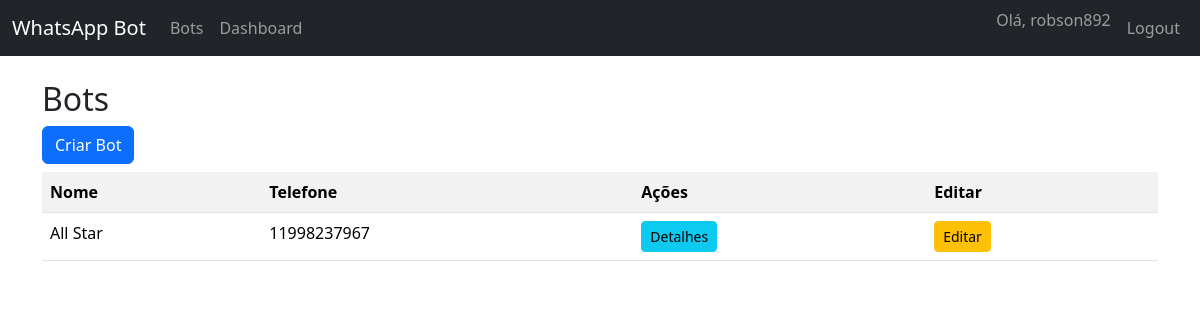
The app's page /bots/ (signed in) with its own data.
### whatsapp/models.py (models this page shows, shortened)
class User(AbstractUser):
    pass

class WhatsAppBot(models.Model):
    owner = models.ForeignKey(settings.AUTH_USER_MODEL, on_delete=models.CASCADE, null=True, blank=True)
    name = models.CharField(max_length=100, unique=True)
    phone_number = models.CharField(max_length=20)
    token = models.CharField(max_length=255)
    webhook_url = models.URLField(blank=True, null=True)
    created_at = models.DateTimeField(auto_now_add=True)

### whatsapp/views.py (the view)
# urls.py: path('bots/', views.bot_list, name='bot_list'),
@login_required
def bot_list(request):
    bots = WhatsAppBot.objects.filter(owner=request.user)
    return render(request, 'whatsapp/bot_list.html', {'bots': bots})

### whatsapp/templates/whatsapp/bot_list.html (shortened to what this page needs)
{% extends 'whatsapp/base.html' %}
{% block content %}
<h2>Bots</h2>
<a href="{% url 'bot_create' %}" class="btn btn-primary mb-2">Criar Bot</a>
<table class="table table-striped">
  <tr><th>Nome</th><th>Telefone</th><th>Ações</th><th>Editar</th></tr>
  {% for bot in bots %}
  <tr>
    <td>{{ bot.name }}</td>
    <td>{{ bot.phone_number }}</td>
    <td><a href="{% url 'bot_detail' bot.pk %}" class="btn btn-sm btn-info">Detalhes</a></td>
    <td><a href="{% url 'bot_update' bot.pk %}" class="btn btn-sm btn-warning">Editar</a></td>
  </tr>
  {% endfor %}
</table>
{% endblock %}

### whatsapp/templates/whatsapp/base.html (shortened to what this page needs)
<!DOCTYPE html>
<html lang="pt-br">
<head>
  <link href="https://cdn.jsdelivr.net/npm/bootstrap@5.3.1/dist/css/bootstrap.min.css" rel="stylesheet">
</head>
<body>
<nav class="navbar navbar-expand-lg navbar-dark bg-dark mb-4">
  <div class="container-fluid">
    <a class="navbar-brand" href="{% url 'dashboard' %}">WhatsApp Bot</a>
    <div class="collapse navbar-collapse" id="navbarNav">
      <ul class="navbar-nav me-auto">
        <li class="nav-item"><a class="nav-link" href="{% url 'bot_list' %}">Bots</a></li>
        <li class="nav-item"><a class="nav-link" href="{% url 'dashboard' %}">Dashboard</a></li>
      </ul>
      <ul class="navbar-nav ms-auto">
        {% if user.is_authenticated %}
    <li class="nav-item">
        <span class="navbar-text me-2">
            Olá, {{ user.get_full_name|default:user.username }}
        </span>
    </li>
    <li class="nav-item">
        <form method="post" action="{% url 'logout' %}">
            <button type="submit" class="btn btn-link nav-link">Logout</button>
        </form>
    </li>
{% else %}
    <li class="nav-item"><a class="nav-link" href="{% url 'login' %}">Login</a></li>
    <li class="nav-item"><a class="nav-link" href="{% url 'signup' %}">Cadastro</a></li>
{% endif %}
      </ul>
    </div>
  </div>
</nav>
<div class="container">
  {% block content %}{% endblock %}
</div>
</body>
</html>

### records on screen
User: get_full_name "robson892"
WhatsAppBot: name "All Star", phone_number "11998237967"
